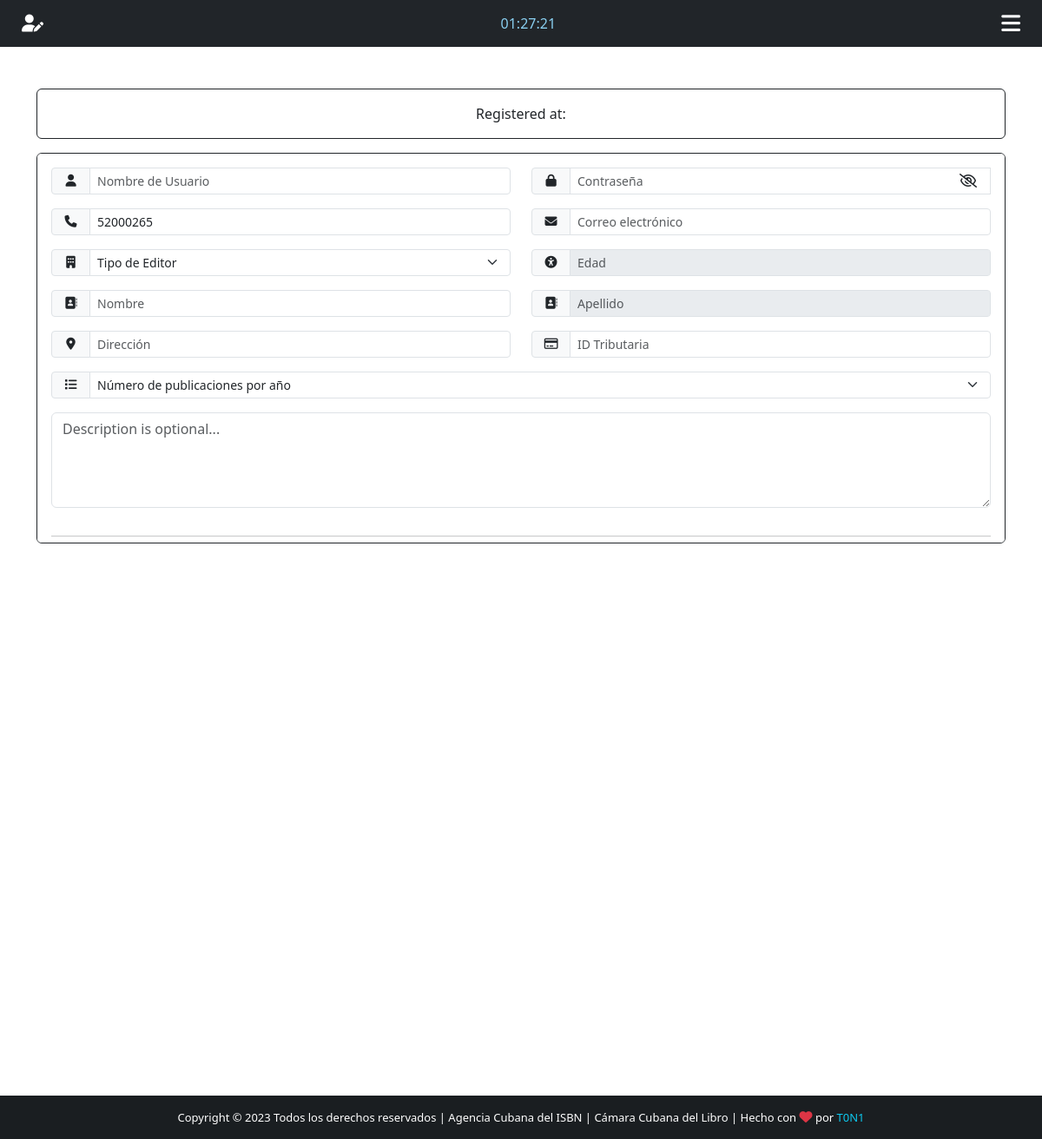
Page /editor/2 (signed in) on the earlier database version.
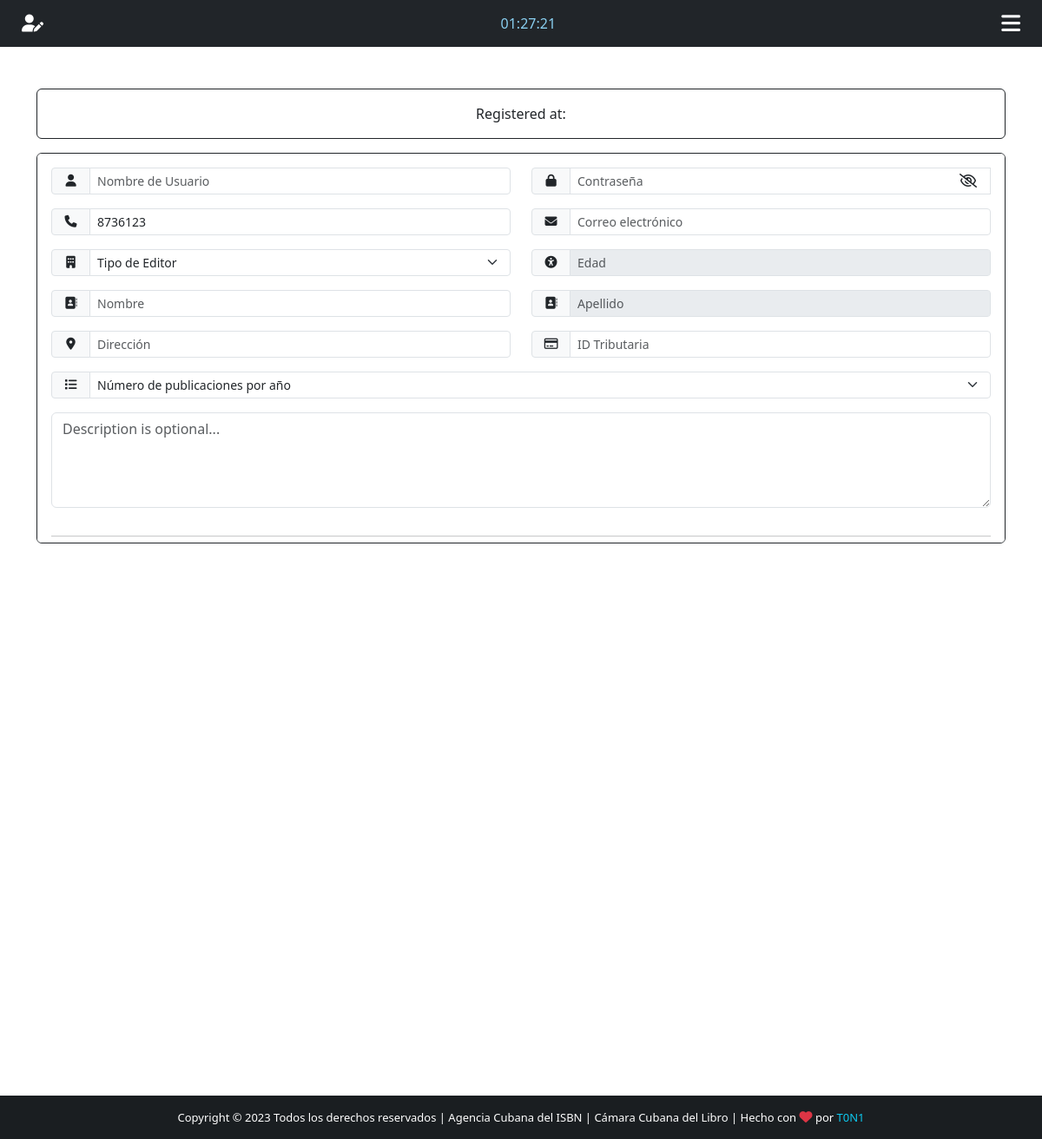
Same page on the later database version.
### App/models.py (models this page shows, shortened)
class Editor(models.Model):
    COMPANY_EDITOR = 'C'
    EDITOR_INDEPENDIENTE = 'I'
    TYPE = {
        (COMPANY_EDITOR, 'Compañia'),
        (EDITOR_INDEPENDIENTE, 'Independiente'),
    }
    user = models.OneToOneField(User, on_delete=models.CASCADE)
    phone = models.CharField(max_length=20)
    id = models.IntegerField(primary_key=True)
    age = models.PositiveSmallIntegerField(validators=[MaxValueValidator(120), MinValueValidator(18)],
                                           null=True, blank=True)
    prefijo = models.ForeignKey(Prefijo, on_delete=models.PROTECT)
    type = models.CharField(max_length=100, null=True, choices=TYPE)
    image_profile = models.ImageField(upload_to="profile", null=True, default="profile_default.png")
    note = models.TextField(blank=True)
    directions = models.CharField(max_length=150)
    id_tribute = models.PositiveBigIntegerField()
    state = models.BooleanField(default=True)
    class Meta:
        verbose_name_plural = "editores"

### App/views.py (the view)
# urls.py: path('editor/<str:editor_id>', views.editor, name="editor"),
@cache_control(no_cache=True, must_revalidate=True, no_store=True)
@login_required(login_url="login")
def editor(request, editor_id):
    editor = Editor.objects.get(id=editor_id)
    if editor:
        return render(request, "edit.html", {"editor": editor})

### App/templates/edit.html (shortened to what this page needs)
{% extends 'add.html' %}
{% block navbar-content %}
    <i class="fas fa-user-edit"></i>&nbsp;&nbsp; {{ editor.name }}
{% endblock navbar-content %}
{% block card-title %} Registered at: <span class="text-primary"> <strong> {{ editor.created_at | date:'m/d/Y (H:i)' }} </strong></span> {% endblock card-title %}
{% block Action %} action="/edit_editor/" {% endblock Action %}
{% block Value-phone %} value = "{{ editor.phone }}" {% endblock Value-phone %}
{% block Value-email %} value = "{{ editor.email }}" {% endblock Value-email %}

### App/templates/add.html (shortened to what the changed rows need)
{% extends 'base.html' %}
{% block content %}
    <div class="container">
        <div class="row">
            <div class="col-lg-12">
                <form {% block Action %} action="/add_editor/" {% endblock Action %} method="POST" enctype="multipart/form-data" class="card p-3 border-dark mt-3" id="register-form" style="height: 450px; overflow-y: auto">
                    <div class="row">
                        <div class="col-6">
                            <div class="input-group input-group-sm mb-3">
                                <span class="input-group-text side-label-form justify-content-center"><i class="fa fa-phone"></i></span>
                                <input type="text" class="form-control" name="phone" id="phone" placeholder="Número de teléfono" required {% block Value-phone %}{% endblock Value-phone %}>
                            </div>
                        </div>
                    </div>
                </form>
            </div>
        </div>
        </div>
    </div>
{% endblock content %}

Differences in the rows shown:
changed Editor: phone "52000265" → "8736123"
